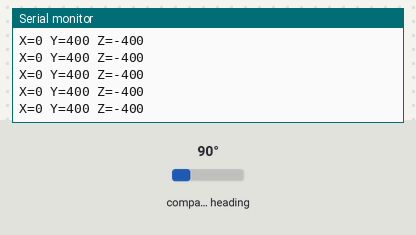
The sketch below on a simulated Arduino Uno, built with avr-gcc and run on an emulated ATmega328P. On the bench: the last lines printed to the serial monitor. Wiring (inferred from the names in the program): HMC5883L compass at I2C address 0x1E. The inputs (shaded band) are chosen by the test bench; at power-on: compass heading 90°.

Above: at 4.2 s.
4.3 s: compass heading set to 7°
At 4.49 s:
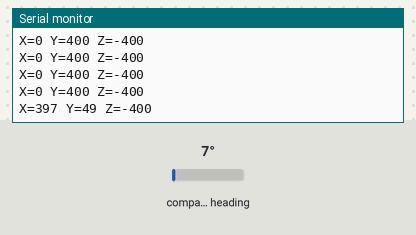
5.8 s: compass heading set to 180°
At 5.82 s:
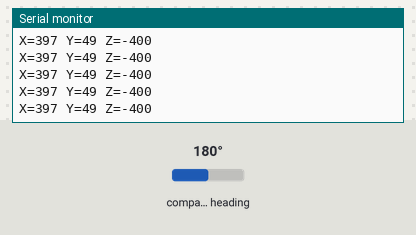
Timing chart, 0 to 8.8 s (numbered marks = the images above; inputs shaded):
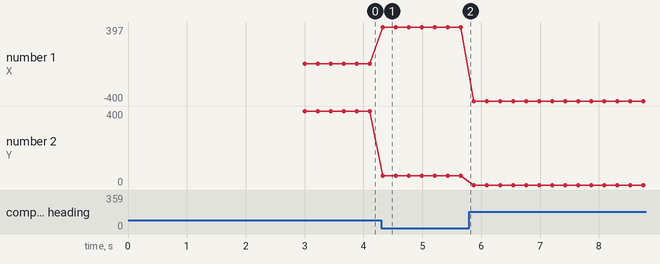

Measured:
- after the input at 4.3 s, the serial monitor: prints a new line at once (image 1)
- plotted number 1: 0 → 397 after the input at 4.3 s
- plotted number 2: 400 → 49 after the input at 4.3 s

The sketch:

Kompas_test.ino
```cpp
/* FILE:    ARD_HMC5803L_GY273_Example
   DATE:    23/10/13
   VERSION: 0.1

This is an example of how to use the Hobby Components GY-273 module (HCMODU0036) which
uses a Honeywell HMC5883L 3-Axis Digital Compass IC. The IC uses an I2C interface to
communicate which is compatible with the standard Arduino Wire library.

This example demonstrates how to initialise and read the module in single shot
measurement mode. It will continually trigger single measurements and output the
results for the 3 axis to the serial port.


CONNECTIONS:

MODULE    ARDUINO
VCC       3.3V
GND       GND
SCL       A5
SDA       A4
DRDY      N/A


You may copy, alter and reuse this code in any way you like, but please leave
reference to HobbyComponents.com in your comments if you redistribute this code.
This software may not be used for the purpose of promoting or selling products
that directly compete with Hobby Components Ltd's own range of products.

THIS SOFTWARE IS PROVIDED "AS IS". HOBBY COMPONENTS MAKES NO WARRANTIES, WHETHER
EXPRESS, IMPLIED OR STATUTORY, INCLUDING, BUT NOT LIMITED TO, IMPLIED WARRANTIES OF
MERCHANTABILITY AND FITNESS FOR A PARTICULAR PURPOSE, ACCURACY OR LACK OF NEGLIGENCE.
HOBBY COMPONENTS SHALL NOT, IN ANY CIRCUMSTANCES, BE LIABLE FOR ANY DAMAGES,
INCLUDING, BUT NOT LIMITED TO, SPECIAL, INCIDENTAL OR CONSEQUENTIAL DAMAGES FOR ANY
REASON WHATSOEVER. */

/* Include the standard Wire library */
#include <Wire.h>

/* The I2C address of the module */
#define HMC5803L_Address 0x1E

/* Register address for the X Y and Z data */
#define X 3
#define Y 7
#define Z 5

void setup()
{
  Serial.begin(9600);
  /* Initialise the Wire library */
  Wire.begin();

  /* Initialise the module */
  Init_HMC5803L();
  delay(3000);
}

void loop()
{
  /* Read each sensor axis data and output to the serial port */
  Serial.print("X=");
  Serial.print(HMC5803L_Read(X));
  Serial.print(" ");
  Serial.print("Y=");
  Serial.print(HMC5803L_Read(Y));
  Serial.print(" ");
  Serial.print("Z=");
  Serial.println(HMC5803L_Read(Z));

  /* Wait a little before reading again */
  delay(200);
}


/* This function will initialise the module and only needs to be run once
   after the module is first powered up or reset */
void Init_HMC5803L(void)
{
  /* Set the module to 8x averaging and 15Hz measurement rate */
  Wire.beginTransmission(HMC5803L_Address);
  Wire.write(0x00);
  Wire.write(0x70);

  /* Set a gain of 5 */
  Wire.write(0x01);
  Wire.write(0xA0);
  Wire.endTransmission();
}


/* This function will read once from one of the 3 axis data registers
and return the 16 bit signed result. */
int HMC5803L_Read(byte Axis)
{
  int Result;

  /* Initiate a single measurement */
  Wire.beginTransmission(HMC5803L_Address);
  Wire.write(0x02);
  Wire.write(0x01);
  Wire.endTransmission();
  delay(6);

  /* Move modules the resiger pointer to one of the axis data registers */
  Wire.beginTransmission(HMC5803L_Address);
  Wire.write(Axis);
  Wire.endTransmission();

  /* Read the data from registers (there are two 8 bit registers for each axis) */
  Wire.requestFrom(HMC5803L_Address, 2);
  Result = Wire.read() << 8;
  Result |= Wire.read();

  return Result;
}
```
